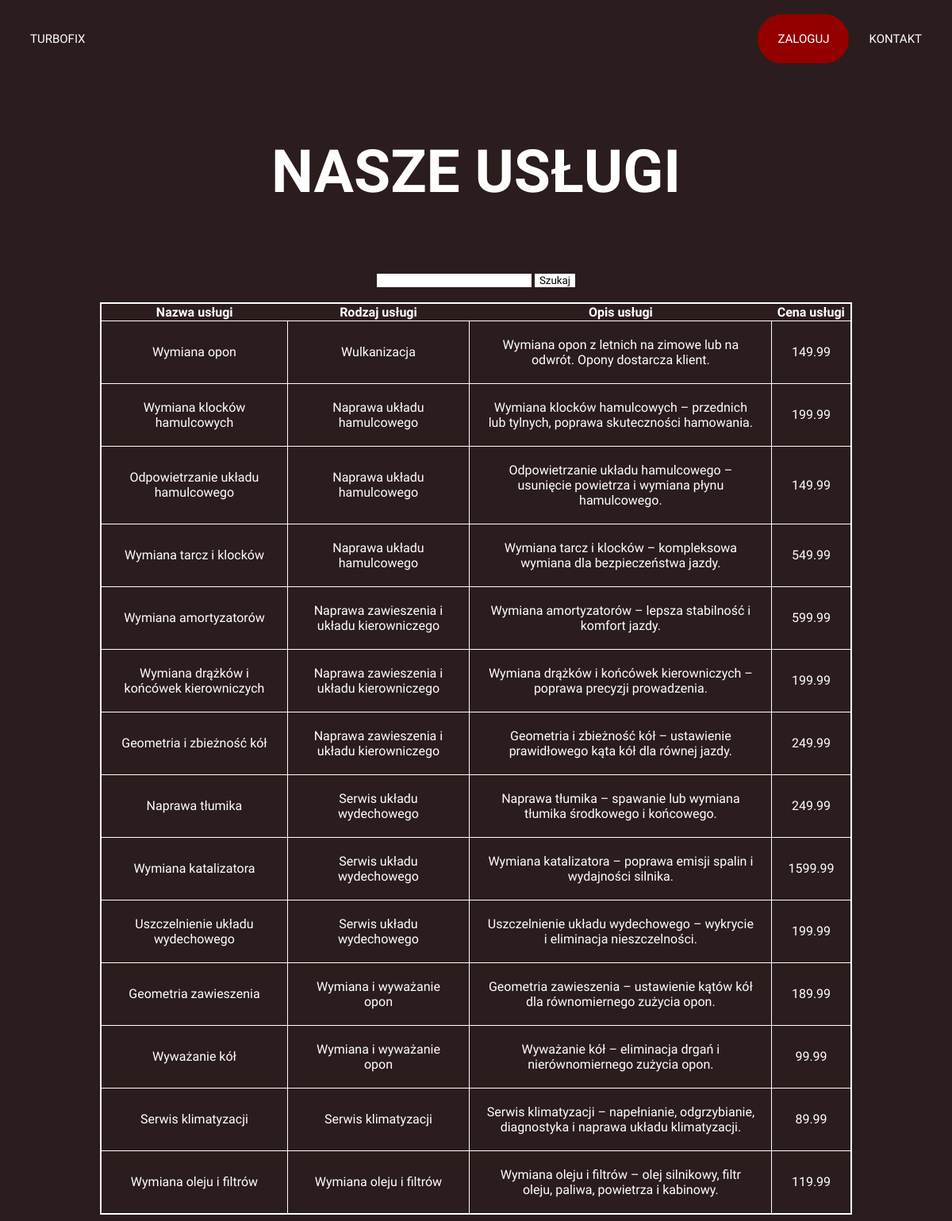
The page /indexy/uslugi.php on the database its author committed.
### tables this page shows
CREATE TABLE `uslugi` (
  `id_uslugi` int(11) NOT NULL,
  `nazwa_uslugi` text NOT NULL,
  `rodzaj_uslugi` text NOT NULL,
  `opis_uslugi` text NOT NULL,
  `cena` double NOT NULL
);

### indexy/uslugi.php (the view, shortened to what this page needs)
<!DOCTYPE html>
<html lang="en">
<head>
    <link rel="stylesheet" href="style.css">
</head>
<body>
    <header>
    <div class="header">
    <a href="główna.php">TURBOFIX</a>
        <div class="header-right">
          <a class="active" href="logowanie.php">ZALOGUJ</a>
          <a href="kontakt.php">KONTAKT</a>
        </div>
      </div>
    <section class="bloczek">
        <h1>NASZE USŁUGI</h1>
    </section>
    <section class="wyszukiwarka">
        <form method="POST" >
            <input type="text" class="szukanie" name = "wyszukanie">
            <input type="submit" value="Szukaj" class="szukanie">
        </form>
        <br>
    </section>
    <section class="tabela">
        <?php
        $db_lnk = mysqli_connect("localhost", "root", "", "turbofix");
        @$wyszukanie = $_POST['wyszukanie'];
        $query = "SELECT * from uslugi WHERE nazwa_uslugi LIKE '%$wyszukanie%' or rodzaj_uslugi LIKE '%$wyszukanie%' or opis_uslugi LIKE '%$wyszukanie%'";
        $result = mysqli_query($db_lnk, $query);
        echo"<table>";
        echo   "<tr>";
    echo"<th>Nazwa usługi</th>";
    echo"<th>Rodzaj usługi</th>";
    echo"<th>Opis usługi</th>";
    echo"<th>Cena usługi</th>";
    echo  "</tr>";
            $count = mysqli_num_rows($result);
            for($i = 0;$i<$count;$i++){
                $row = mysqli_fetch_row($result);
                echo   "<tr>";
                echo "<td>$row[1]</td>";
                echo "<td>$row[2]</td>";
                echo "<td>$row[3]</td>";
                echo "<td>$row[4]</td>";
                echo  "</tr>";
            }
        ?>
    </section>
</body>
</html>

### indexy/style.css (style rules this page uses)
* { font-family: 'Bricolage Grotesque'; }
.header { overflow: hidden; background-color: #2b1d1d; padding:10px 5px; background-color: #2b1d1d; }
.header a { float: left; color: white; text-align: center; padding: 25px; text-decoration: none; font-size: 15px; line-height: 12px; border-radius: 50px; }
.header a.active { background-color: #940000; color: white; }
.header-right { float: right; }
.bloczek { font-size: 50px; padding-top: 20px; padding-bottom: 20px; text-align: center; color: white; background-color: #2b1d1d; }
.tabela { background-color: #2b1d1d; color: white; text-align: center; border-color: white; border-style: solid; margin-left: 10%; margin-right: 10%; }
table { width: 100%; align-self: center; border-color: white; border-style: solid; border-width: 1px; border-collapse: collapse; }
tr { padding: 20px; font-size: medium; border-color: white; border-style: solid; border-width: 1px; }
td { padding: 20px; font-size: medium; border-color: white; border-style: solid; border-width: 1px; }
.wyszukiwarka { color: black; text-align: center; }
.szukanie { background-color: white; }
input { border-style: none; }

### indexy/uslugi.php (style rules this page uses)
* { background-color: #2b1d1d; border-width: 1px; }

### rows shown on the page
uslugi: nazwa_uslugi "Wymiana opon", rodzaj_uslugi "Wulkanizacja", opis_uslugi "Wymiana opon z letnich na zimowe lub na odwrót. Opony dostarcza klient.", cena "149.99"
uslugi: nazwa_uslugi "Wymiana klocków hamulcowych", rodzaj_uslugi "Naprawa układu hamulcowego", opis_uslugi "Wymiana klocków hamulcowych – przednich lub tylnych, poprawa skuteczności hamowania.", cena "199.99"
uslugi: nazwa_uslugi "Odpowietrzanie układu hamulcowego", rodzaj_uslugi "Naprawa układu hamulcowego", opis_uslugi "Odpowietrzanie układu hamulcowego – usunięcie powietrza i wymiana płynu hamulcowego.", cena "149.99"
uslugi: nazwa_uslugi "Wymiana tarcz i klocków", rodzaj_uslugi "Naprawa układu hamulcowego", opis_uslugi "Wymiana tarcz i klocków – kompleksowa wymiana dla bezpieczeństwa jazdy.", cena "549.99"
uslugi: nazwa_uslugi "Wymiana amortyzatorów", rodzaj_uslugi "Naprawa zawieszenia i układu kierowniczego", opis_uslugi "Wymiana amortyzatorów – lepsza stabilność i komfort jazdy.", cena "599.99"
uslugi: nazwa_uslugi "Wymiana drążków i końcówek kierowniczych", rodzaj_uslugi "Naprawa zawieszenia i układu kierowniczego", opis_uslugi "Wymiana drążków i końcówek kierowniczych – poprawa precyzji prowadzenia.", cena "199.99"
uslugi: nazwa_uslugi "Geometria i zbieżność kół", rodzaj_uslugi "Naprawa zawieszenia i układu kierowniczego", opis_uslugi "Geometria i zbieżność kół – ustawienie prawidłowego kąta kół dla równej jazdy.", cena "249.99"
uslugi: nazwa_uslugi "Naprawa tłumika", rodzaj_uslugi "Serwis układu wydechowego", opis_uslugi "Naprawa tłumika – spawanie lub wymiana tłumika środkowego i końcowego.", cena "249.99"
uslugi: nazwa_uslugi "Wymiana katalizatora", rodzaj_uslugi "Serwis układu wydechowego", opis_uslugi "Wymiana katalizatora – poprawa emisji spalin i wydajności silnika.", cena "1599.99"
uslugi: nazwa_uslugi "Uszczelnienie układu wydechowego", rodzaj_uslugi "Serwis układu wydechowego", opis_uslugi "Uszczelnienie układu wydechowego – wykrycie i eliminacja nieszczelności.", cena "199.99"
uslugi: nazwa_uslugi "Geometria zawieszenia", rodzaj_uslugi "Wymiana i wyważanie opon", opis_uslugi "Geometria zawieszenia – ustawienie kątów kół dla równomiernego zużycia opon.", cena "189.99"
uslugi: nazwa_uslugi "Wyważanie kół", rodzaj_uslugi "Wymiana i wyważanie opon", opis_uslugi "Wyważanie kół – eliminacja drgań i nierównomiernego zużycia opon.", cena "99.99"
uslugi: nazwa_uslugi "Serwis klimatyzacji", rodzaj_uslugi "Serwis klimatyzacji", opis_uslugi "Serwis klimatyzacji – napełnianie, odgrzybianie, diagnostyka i naprawa układu klimatyzacji.", cena "89.99"
uslugi: nazwa_uslugi "Wymiana oleju i filtrów", rodzaj_uslugi "Wymiana oleju i filtrów", opis_uslugi "Wymiana oleju i filtrów – olej silnikowy, filtr oleju, paliwa, powietrza i kabinowy.", cena "119.99"
